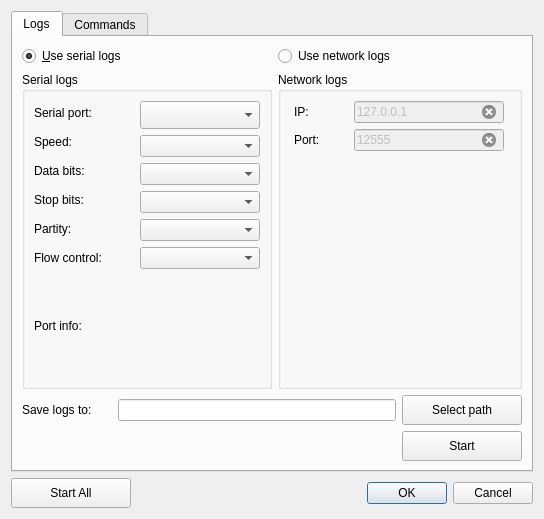
<?xml version="1.0" encoding="UTF-8"?>
<ui version="4.0">
 <class>SettingsDialog</class>
 <widget class="QDialog" name="SettingsDialog">
  <property name="geometry">
   <rect>
    <x>0</x>
    <y>0</y>
    <width>544</width>
    <height>519</height>
   </rect>
  </property>
  <property name="windowTitle">
   <string>Settings</string>
  </property>
  <layout class="QVBoxLayout" name="verticalLayout">
   <item>
    <widget class="QTabWidget" name="tabWidget">
     <property name="currentIndex">
      <number>0</number>
     </property>
     <widget class="QWidget" name="logsTab">
      <attribute name="title">
       <string>Logs</string>
      </attribute>
      <layout class="QVBoxLayout" name="verticalLayout_4">
       <item>
        <layout class="QHBoxLayout" name="horizontalLayout_3">
         <item>
          <layout class="QVBoxLayout" name="verticalLayout_14">
           <item>
            <widget class="QRadioButton" name="radioSerialLogs">
             <property name="text">
              <string>&amp;Use serial logs</string>
             </property>
             <property name="checked">
              <bool>true</bool>
             </property>
            </widget>
           </item>
           <item>
            <widget class="QGroupBox" name="groupSerialLogs">
             <property name="title">
              <string>Serial logs</string>
             </property>
             <property name="flat">
              <bool>false</bool>
             </property>
             <property name="checkable">
              <bool>false</bool>
             </property>
             <layout class="QVBoxLayout" name="verticalLayout_6">
              <item>
               <layout class="QHBoxLayout" name="horizontalLayout_4">
                <item>
                 <layout class="QVBoxLayout" name="verticalLayout_3">
                  <item>
                   <widget class="QLabel" name="labelSerialPortLogs">
                    <property name="minimumSize">
                     <size>
                      <width>100</width>
                      <height>0</height>
                     </size>
                    </property>
                    <property name="maximumSize">
                     <size>
                      <width>100</width>
                      <height>16777215</height>
                     </size>
                    </property>
                    <property name="text">
                     <string>Serial port:</string>
                    </property>
                   </widget>
                  </item>
                  <item>
                   <widget class="QLabel" name="labelSpeedLogs">
                    <property name="minimumSize">
                     <size>
                      <width>100</width>
                      <height>0</height>
                     </size>
                    </property>
                    <property name="maximumSize">
                     <size>
                      <width>100</width>
                      <height>16777215</height>
                     </size>
                    </property>
                    <property name="text">
                     <string>Speed:</string>
                    </property>
                   </widget>
                  </item>
                  <item>
                   <widget class="QLabel" name="labelDataBitsLogs">
                    <property name="minimumSize">
                     <size>
                      <width>100</width>
                      <height>0</height>
                     </size>
                    </property>
                    <property name="maximumSize">
                     <size>
                      <width>100</width>
                      <height>16777215</height>
                     </size>
                    </property>
                    <property name="text">
                     <string>Data bits:</string>
                    </property>
                   </widget>
                  </item>
                  <item>
                   <widget class="QLabel" name="labelStopBitsLogs">
                    <property name="minimumSize">
                     <size>
                      <width>100</width>
                      <height>0</height>
                     </size>
                    </property>
                    <property name="maximumSize">
                     <size>
                      <width>100</width>
                      <height>16777215</height>
                     </size>
                    </property>
                    <property name="text">
                     <string>Stop bits:</string>
                    </property>
                   </widget>
                  </item>
                  <item>
                   <widget class="QLabel" name="labelPartityLogs">
                    <property name="minimumSize">
                     <size>
                      <width>100</width>
                      <height>0</height>
                     </size>
                    </property>
                    <property name="maximumSize">
                     <size>
                      <width>100</width>
                      <height>16777215</height>
                     </size>
                    </property>
                    <property name="text">
                     <string>Partity:</string>
                    </property>
                   </widget>
                  </item>
                  <item>
                   <widget class="QLabel" name="labelFlowLogs">
                    <property name="minimumSize">
                     <size>
                      <width>100</width>
                      <height>0</height>
                     </size>
                    </property>
                    <property name="maximumSize">
                     <size>
                      <width>100</width>
                      <height>16777215</height>
                     </size>
                    </property>
                    <property name="text">
                     <string>Flow control:</string>
                    </property>
                   </widget>
                  </item>
                 </layout>
                </item>
                <item>
                 <layout class="QVBoxLayout" name="verticalLayout_2">
                  <item>
                   <widget class="QComboBox" name="comboSerialPortLogs">
                    <property name="minimumSize">
                     <size>
                      <width>120</width>
                      <height>0</height>
                     </size>
                    </property>
                    <property name="maximumSize">
                     <size>
                      <width>120</width>
                      <height>16777215</height>
                     </size>
                    </property>
                    <property name="font">
                     <font>
                      <pointsize>13</pointsize>
                     </font>
                    </property>
                   </widget>
                  </item>
                  <item>
                   <widget class="QComboBox" name="comboSpeedLogs">
                    <property name="minimumSize">
                     <size>
                      <width>120</width>
                      <height>0</height>
                     </size>
                    </property>
                    <property name="maximumSize">
                     <size>
                      <width>120</width>
                      <height>16777215</height>
                     </size>
                    </property>
                   </widget>
                  </item>
                  <item>
                   <widget class="QComboBox" name="comboDataBitsLogs">
                    <property name="minimumSize">
                     <size>
                      <width>120</width>
                      <height>0</height>
                     </size>
                    </property>
                    <property name="maximumSize">
                     <size>
                      <width>120</width>
                      <height>16777215</height>
                     </size>
                    </property>
                   </widget>
                  </item>
                  <item>
                   <widget class="QComboBox" name="comboStopBitsLogs">
                    <property name="minimumSize">
                     <size>
                      <width>120</width>
                      <height>0</height>
                     </size>
                    </property>
                    <property name="maximumSize">
                     <size>
                      <width>120</width>
                      <height>16777215</height>
                     </size>
                    </property>
                   </widget>
                  </item>
                  <item>
                   <widget class="QComboBox" name="comboPartityLogs">
                    <property name="minimumSize">
                     <size>
                      <width>120</width>
                      <height>0</height>
                     </size>
                    </property>
                    <property name="maximumSize">
                     <size>
                      <width>120</width>
                      <height>16777215</height>
                     </size>
                    </property>
                   </widget>
                  </item>
                  <item>
                   <widget class="QComboBox" name="comboFlowLogs">
                    <property name="minimumSize">
                     <size>
                      <width>120</width>
                      <height>0</height>
                     </size>
                    </property>
                    <property name="maximumSize">
                     <size>
                      <width>120</width>
                      <height>16777215</height>
                     </size>
                    </property>
                   </widget>
                  </item>
                 </layout>
                </item>
               </layout>
              </item>
              <item>
               <layout class="QHBoxLayout" name="horizontalLayout">
                <item>
                 <widget class="QLabel" name="labelPortInfoLogs">
                  <property name="enabled">
                   <bool>true</bool>
                  </property>
                  <property name="sizePolicy">
                   <sizepolicy hsizetype="Preferred" vsizetype="Preferred">
                    <horstretch>0</horstretch>
                    <verstretch>0</verstretch>
                   </sizepolicy>
                  </property>
                  <property name="minimumSize">
                   <size>
                    <width>0</width>
                    <height>28</height>
                   </size>
                  </property>
                  <property name="maximumSize">
                   <size>
                    <width>65</width>
                    <height>16777215</height>
                   </size>
                  </property>
                  <property name="text">
                   <string>Port info:</string>
                  </property>
                 </widget>
                </item>
                <item>
                 <widget class="QLabel" name="labelPortDescLogs">
                  <property name="text">
                   <string/>
                  </property>
                  <property name="wordWrap">
                   <bool>true</bool>
                  </property>
                 </widget>
                </item>
               </layout>
              </item>
             </layout>
            </widget>
           </item>
          </layout>
         </item>
         <item>
          <layout class="QVBoxLayout" name="verticalLayout_15">
           <item>
            <widget class="QRadioButton" name="radioNetworkLogs">
             <property name="text">
              <string>Use network logs</string>
             </property>
            </widget>
           </item>
           <item>
            <widget class="QGroupBox" name="groupNetworkLogs">
             <property name="title">
              <string>Network logs</string>
             </property>
             <layout class="QVBoxLayout" name="verticalLayout_13">
              <item>
               <layout class="QHBoxLayout" name="horizontalLayout_12">
                <item>
                 <widget class="QLabel" name="labelAddressLogs">
                  <property name="minimumSize">
                   <size>
                    <width>50</width>
                    <height>0</height>
                   </size>
                  </property>
                  <property name="maximumSize">
                   <size>
                    <width>50</width>
                    <height>16777215</height>
                   </size>
                  </property>
                  <property name="text">
                   <string>IP:</string>
                  </property>
                 </widget>
                </item>
                <item>
                 <widget class="QLineEdit" name="editAddressLogs">
                  <property name="enabled">
                   <bool>false</bool>
                  </property>
                  <property name="minimumSize">
                   <size>
                    <width>150</width>
                    <height>0</height>
                   </size>
                  </property>
                  <property name="maximumSize">
                   <size>
                    <width>150</width>
                    <height>16777215</height>
                   </size>
                  </property>
                  <property name="text">
                   <string>127.0.0.1</string>
                  </property>
                  <property name="clearButtonEnabled">
                   <bool>true</bool>
                  </property>
                 </widget>
                </item>
               </layout>
              </item>
              <item>
               <layout class="QHBoxLayout" name="horizontalLayout_13">
                <item>
                 <widget class="QLabel" name="labelPortLogs">
                  <property name="minimumSize">
                   <size>
                    <width>50</width>
                    <height>0</height>
                   </size>
                  </property>
                  <property name="maximumSize">
                   <size>
                    <width>50</width>
                    <height>16777215</height>
                   </size>
                  </property>
                  <property name="text">
                   <string>Port:</string>
                  </property>
                 </widget>
                </item>
                <item>
                 <widget class="QLineEdit" name="editPortLogs">
                  <property name="enabled">
                   <bool>false</bool>
                  </property>
                  <property name="minimumSize">
                   <size>
                    <width>150</width>
                    <height>0</height>
                   </size>
                  </property>
                  <property name="maximumSize">
                   <size>
                    <width>150</width>
                    <height>16777215</height>
                   </size>
                  </property>
                  <property name="text">
                   <string>12555</string>
                  </property>
                  <property name="clearButtonEnabled">
                   <bool>true</bool>
                  </property>
                 </widget>
                </item>
               </layout>
              </item>
              <item>
               <spacer name="verticalSpacer">
                <property name="orientation">
                 <enum>Qt::Vertical</enum>
                </property>
                <property name="sizeHint" stdset="0">
                 <size>
                  <width>20</width>
                  <height>40</height>
                 </size>
                </property>
               </spacer>
              </item>
             </layout>
            </widget>
           </item>
          </layout>
         </item>
        </layout>
       </item>
       <item>
        <layout class="QHBoxLayout" name="horizontalLayout_2">
         <item>
          <widget class="QLabel" name="labelLogDir">
           <property name="minimumSize">
            <size>
             <width>90</width>
             <height>30</height>
            </size>
           </property>
           <property name="maximumSize">
            <size>
             <width>90</width>
             <height>30</height>
            </size>
           </property>
           <property name="text">
            <string>Save logs to:</string>
           </property>
          </widget>
         </item>
         <item>
          <widget class="QLineEdit" name="editLogsDir"/>
         </item>
         <item>
          <widget class="QPushButton" name="pushButtonLogsDir">
           <property name="minimumSize">
            <size>
             <width>120</width>
             <height>30</height>
            </size>
           </property>
           <property name="maximumSize">
            <size>
             <width>120</width>
             <height>30</height>
            </size>
           </property>
           <property name="text">
            <string>Select path</string>
           </property>
          </widget>
         </item>
        </layout>
       </item>
       <item>
        <layout class="QHBoxLayout" name="horizontalLayout_5">
         <item>
          <spacer name="horizontalSpacer">
           <property name="orientation">
            <enum>Qt::Horizontal</enum>
           </property>
           <property name="sizeHint" stdset="0">
            <size>
             <width>40</width>
             <height>20</height>
            </size>
           </property>
          </spacer>
         </item>
         <item>
          <widget class="QPushButton" name="buttonStartLogs">
           <property name="minimumSize">
            <size>
             <width>120</width>
             <height>30</height>
            </size>
           </property>
           <property name="maximumSize">
            <size>
             <width>120</width>
             <height>30</height>
            </size>
           </property>
           <property name="text">
            <string>Start</string>
           </property>
           <property name="icon">
            <iconset resource="../resources.qrc">
             <normaloff>:/Icons/Icons/power-button-green.png</normaloff>:/Icons/Icons/power-button-green.png</iconset>
           </property>
           <property name="iconSize">
            <size>
             <width>20</width>
             <height>20</height>
            </size>
           </property>
          </widget>
         </item>
        </layout>
       </item>
      </layout>
     </widget>
     <widget class="QWidget" name="commandsTab">
      <attribute name="title">
       <string>Commands</string>
      </attribute>
      <layout class="QVBoxLayout" name="verticalLayout_22">
       <item>
        <layout class="QHBoxLayout" name="horizontalLayout_8">
         <item>
          <layout class="QVBoxLayout" name="verticalLayout_16">
           <item>
            <widget class="QRadioButton" name="radioSerialCommands">
             <property name="text">
              <string>&amp;Use serial commands</string>
             </property>
             <property name="checked">
              <bool>true</bool>
             </property>
            </widget>
           </item>
           <item>
            <widget class="QGroupBox" name="groupSerialCommands">
             <property name="title">
              <string>Serial commands</string>
             </property>
             <property name="flat">
              <bool>false</bool>
             </property>
             <property name="checkable">
              <bool>false</bool>
             </property>
             <layout class="QVBoxLayout" name="verticalLayout_7">
              <item>
               <layout class="QHBoxLayout" name="horizontalLayout_9">
                <item>
                 <layout class="QVBoxLayout" name="verticalLayout_5">
                  <item>
                   <widget class="QLabel" name="labelSerialPortCommands">
                    <property name="minimumSize">
                     <size>
                      <width>100</width>
                      <height>0</height>
                     </size>
                    </property>
                    <property name="maximumSize">
                     <size>
                      <width>100</width>
                      <height>16777215</height>
                     </size>
                    </property>
                    <property name="text">
                     <string>Serial port:</string>
                    </property>
                   </widget>
                  </item>
                  <item>
                   <widget class="QLabel" name="labelSpeedCommands">
                    <property name="minimumSize">
                     <size>
                      <width>100</width>
                      <height>0</height>
                     </size>
                    </property>
                    <property name="maximumSize">
                     <size>
                      <width>100</width>
                      <height>16777215</height>
                     </size>
                    </property>
                    <property name="text">
                     <string>Speed:</string>
                    </property>
                   </widget>
                  </item>
                  <item>
                   <widget class="QLabel" name="labelDataBitsCommands">
                    <property name="minimumSize">
                     <size>
                      <width>100</width>
                      <height>0</height>
                     </size>
                    </property>
                    <property name="maximumSize">
                     <size>
                      <width>100</width>
                      <height>16777215</height>
                     </size>
                    </property>
                    <property name="text">
                     <string>Data bits:</string>
                    </property>
                   </widget>
                  </item>
                  <item>
                   <widget class="QLabel" name="labelStopBitsCommands">
                    <property name="minimumSize">
                     <size>
                      <width>100</width>
                      <height>0</height>
                     </size>
                    </property>
                    <property name="maximumSize">
                     <size>
                      <width>100</width>
                      <height>16777215</height>
                     </size>
                    </property>
                    <property name="text">
                     <string>Stop bits:</string>
                    </property>
                   </widget>
                  </item>
                  <item>
                   <widget class="QLabel" name="labelPartityCommands">
                    <property name="minimumSize">
                     <size>
                      <width>100</width>
                      <height>0</height>
                     </size>
                    </property>
                    <property name="maximumSize">
                     <size>
                      <width>100</width>
                      <height>16777215</height>
                     </size>
                    </property>
                    <property name="text">
                     <string>Partity:</string>
                    </property>
                   </widget>
                  </item>
                  <item>
                   <widget class="QLabel" name="labelFlowCommands">
                    <property name="minimumSize">
                     <size>
                      <width>100</width>
                      <height>0</height>
                     </size>
                    </property>
                    <property name="maximumSize">
                     <size>
                      <width>100</width>
                      <height>16777215</height>
                     </size>
                    </property>
                    <property name="text">
                     <string>Flow control:</string>
                    </property>
                   </widget>
                  </item>
                 </layout>
                </item>
                <item>
                 <layout class="QVBoxLayout" name="verticalLayout_8">
                  <item>
                   <widget class="QComboBox" name="comboSerialPortCommands">
                    <property name="minimumSize">
                     <size>
                      <width>120</width>
                      <height>0</height>
                     </size>
                    </property>
                    <property name="maximumSize">
                     <size>
                      <width>120</width>
                      <height>16777215</height>
                     </size>
                    </property>
                    <property name="font">
                     <font>
                      <pointsize>13</pointsize>
                     </font>
                    </property>
                   </widget>
                  </item>
                  <item>
                   <widget class="QComboBox" name="comboSpeedCommands">
                    <property name="minimumSize">
                     <size>
                      <width>120</width>
                      <height>0</height>
                     </size>
                    </property>
                    <property name="maximumSize">
                     <size>
                      <width>120</width>
                      <height>16777215</height>
                     </size>
                    </property>
                   </widget>
                  </item>
                  <item>
                   <widget class="QComboBox" name="comboDataBitsCommands">
                    <property name="minimumSize">
                     <size>
                      <width>120</width>
                      <height>0</height>
                     </size>
                    </property>
                    <property name="maximumSize">
                     <size>
                      <width>120</width>
                      <height>16777215</height>
                     </size>
                    </property>
                   </widget>
                  </item>
                  <item>
                   <widget class="QComboBox" name="comboStopBitsCommands">
                    <property name="minimumSize">
                     <size>
                      <width>120</width>
                      <height>0</height>
                     </size>
                    </property>
                    <property name="maximumSize">
                     <size>
                      <width>120</width>
                      <height>16777215</height>
                     </size>
                    </property>
                   </widget>
                  </item>
                  <item>
                   <widget class="QComboBox" name="comboPartityCommands">
                    <property name="minimumSize">
                     <size>
                      <width>120</width>
                      <height>0</height>
                     </size>
                    </property>
                    <property name="maximumSize">
                     <size>
                      <width>120</width>
                      <height>16777215</height>
                     </size>
                    </property>
                   </widget>
                  </item>
                  <item>
                   <widget class="QComboBox" name="comboFlowCommands">
                    <property name="minimumSize">
                     <size>
                      <width>120</width>
                      <height>0</height>
                     </size>
                    </property>
                    <property name="maximumSize">
                     <size>
                      <width>120</width>
                      <height>16777215</height>
                     </size>
                    </property>
                   </widget>
                  </item>
                 </layout>
                </item>
               </layout>
              </item>
              <item>
               <layout class="QHBoxLayout" name="horizontalLayout_10">
                <item>
                 <widget class="QLabel" name="labelPortInfoCommands">
                  <property name="enabled">
                   <bool>true</bool>
                  </property>
                  <property name="sizePolicy">
                   <sizepolicy hsizetype="Preferred" vsizetype="Preferred">
                    <horstretch>0</horstretch>
                    <verstretch>0</verstretch>
                   </sizepolicy>
                  </property>
                  <property name="minimumSize">
                   <size>
                    <width>0</width>
                    <height>28</height>
                   </size>
                  </property>
                  <property name="maximumSize">
                   <size>
                    <width>65</width>
                    <height>16777215</height>
                   </size>
                  </property>
                  <property name="text">
                   <string>Port info:</string>
                  </property>
                 </widget>
                </item>
                <item>
                 <widget class="QLabel" name="labelPortDescCommands">
                  <property name="text">
                   <string/>
                  </property>
                  <property name="wordWrap">
                   <bool>true</bool>
                  </property>
                 </widget>
                </item>
               </layout>
              </item>
              <item>
               <spacer name="verticalSpacer_5">
                <property name="orientation">
                 <enum>Qt::Vertical</enum>
                </property>
                <property name="sizeHint" stdset="0">
                 <size>
                  <width>20</width>
                  <height>40</height>
                 </size>
                </property>
               </spacer>
              </item>
             </layout>
            </widget>
           </item>
          </layout>
         </item>
         <item>
          <layout class="QVBoxLayout" name="verticalLayout_17">
           <item>
            <widget class="QRadioButton" name="radioNetworkCommands">
             <property name="text">
              <string>Use network commands</string>
             </property>
            </widget>
           </item>
           <item>
            <widget class="QGroupBox" name="groupNetworkCommands">
             <property name="title">
              <string>Network commands</string>
             </property>
             <layout class="QVBoxLayout" name="verticalLayout_18">
              <item>
               <layout class="QHBoxLayout" name="horizontalLayout_14">
                <item>
                 <widget class="QLabel" name="labelAddressCommands">
                  <property name="minimumSize">
                   <size>
                    <width>50</width>
                    <height>0</height>
                   </size>
                  </property>
                  <property name="maximumSize">
                   <size>
                    <width>50</width>
                    <height>16777215</height>
                   </size>
                  </property>
                  <property name="text">
                   <string>IP:</string>
                  </property>
                 </widget>
                </item>
                <item>
                 <widget class="QLineEdit" name="editAddressCommands">
                  <property name="enabled">
                   <bool>false</bool>
                  </property>
                  <property name="minimumSize">
                   <size>
                    <width>150</width>
                    <height>0</height>
                   </size>
                  </property>
                  <property name="maximumSize">
                   <size>
                    <width>150</width>
                    <height>16777215</height>
                   </size>
                  </property>
                  <property name="text">
                   <string>127.0.0.1</string>
                  </property>
                  <property name="clearButtonEnabled">
                   <bool>true</bool>
                  </property>
                 </widget>
                </item>
               </layout>
              </item>
              <item>
               <layout class="QHBoxLayout" name="horizontalLayout_15">
                <item>
                 <widget class="QLabel" name="labelPortCommands">
                  <property name="minimumSize">
                   <size>
                    <width>50</width>
                    <height>0</height>
                   </size>
                  </property>
                  <property name="maximumSize">
                   <size>
                    <width>50</width>
                    <height>16777215</height>
                   </size>
                  </property>
                  <property name="text">
                   <string>Port:</string>
                  </property>
                 </widget>
                </item>
                <item>
                 <widget class="QLineEdit" name="editPortCommands">
                  <property name="enabled">
                   <bool>false</bool>
                  </property>
                  <property name="minimumSize">
                   <size>
                    <width>150</width>
                    <height>0</height>
                   </size>
                  </property>
                  <property name="maximumSize">
                   <size>
                    <width>150</width>
                    <height>16777215</height>
                   </size>
                  </property>
                  <property name="text">
                   <string>12556</string>
                  </property>
                  <property name="clearButtonEnabled">
                   <bool>true</bool>
                  </property>
                 </widget>
                </item>
               </layout>
              </item>
              <item>
               <spacer name="verticalSpacer_2">
                <property name="orientation">
                 <enum>Qt::Vertical</enum>
                </property>
                <property name="sizeHint" stdset="0">
                 <size>
                  <width>20</width>
                  <height>40</height>
                 </size>
                </property>
               </spacer>
              </item>
             </layout>
            </widget>
           </item>
          </layout>
         </item>
        </layout>
       </item>
       <item>
        <layout class="QHBoxLayout" name="horizontalLayout_20">
         <item>
          <spacer name="horizontalSpacer_3">
           <property name="orientation">
            <enum>Qt::Horizontal</enum>
           </property>
           <property name="sizeHint" stdset="0">
            <size>
             <width>40</width>
             <height>20</height>
            </size>
           </property>
          </spacer>
         </item>
         <item>
          <widget class="QPushButton" name="buttonStartCommands">
           <property name="minimumSize">
            <size>
             <width>120</width>
             <height>30</height>
            </size>
           </property>
           <property name="maximumSize">
            <size>
             <width>120</width>
             <height>30</height>
            </size>
           </property>
           <property name="text">
            <string>Start</string>
           </property>
           <property name="icon">
            <iconset resource="../resources.qrc">
             <normaloff>:/Icons/Icons/power-button-green.png</normaloff>:/Icons/Icons/power-button-green.png</iconset>
           </property>
           <property name="iconSize">
            <size>
             <width>20</width>
             <height>20</height>
            </size>
           </property>
          </widget>
         </item>
        </layout>
       </item>
      </layout>
     </widget>
    </widget>
   </item>
   <item>
    <layout class="QHBoxLayout" name="horizontalLayout_7">
     <item>
      <widget class="QPushButton" name="buttonStartAll">
       <property name="minimumSize">
        <size>
         <width>120</width>
         <height>30</height>
        </size>
       </property>
       <property name="maximumSize">
        <size>
         <width>120</width>
         <height>30</height>
        </size>
       </property>
       <property name="text">
        <string>Start All</string>
       </property>
       <property name="icon">
        <iconset resource="../resources.qrc">
         <normaloff>:/Icons/Icons/power-button-green.png</normaloff>:/Icons/Icons/power-button-green.png</iconset>
       </property>
       <property name="iconSize">
        <size>
         <width>20</width>
         <height>20</height>
        </size>
       </property>
      </widget>
     </item>
     <item>
      <spacer name="horizontalSpacer_2">
       <property name="orientation">
        <enum>Qt::Horizontal</enum>
       </property>
       <property name="sizeHint" stdset="0">
        <size>
         <width>40</width>
         <height>20</height>
        </size>
       </property>
      </spacer>
     </item>
     <item>
      <widget class="QDialogButtonBox" name="buttonBox">
       <property name="orientation">
        <enum>Qt::Horizontal</enum>
       </property>
       <property name="standardButtons">
        <set>QDialogButtonBox::Cancel|QDialogButtonBox::Ok</set>
       </property>
      </widget>
     </item>
    </layout>
   </item>
  </layout>
 </widget>
 <resources>
  <include location="../resources.qrc"/>
 </resources>
 <connections>
  <connection>
   <sender>buttonBox</sender>
   <signal>accepted()</signal>
   <receiver>SettingsDialog</receiver>
   <slot>accept()</slot>
   <hints>
    <hint type="sourcelabel">
     <x>248</x>
     <y>254</y>
    </hint>
    <hint type="destinationlabel">
     <x>157</x>
     <y>274</y>
    </hint>
   </hints>
  </connection>
  <connection>
   <sender>buttonBox</sender>
   <signal>rejected()</signal>
   <receiver>SettingsDialog</receiver>
   <slot>reject()</slot>
   <hints>
    <hint type="sourcelabel">
     <x>316</x>
     <y>260</y>
    </hint>
    <hint type="destinationlabel">
     <x>286</x>
     <y>274</y>
    </hint>
   </hints>
  </connection>
 </connections>
</ui>
